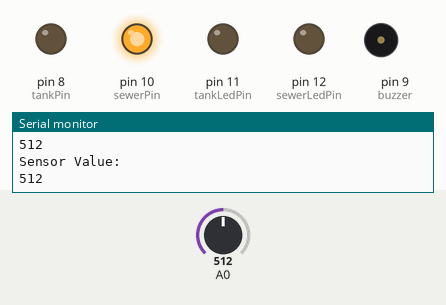
Recording of a sketch running on a simulated Arduino Uno, built with avr-gcc and run on an emulated ATmega328P. Shown: output pins drawn as LEDs (lit = HIGH), buzzer (waves = sounding, pin HIGH), the last lines printed to the serial monitor. The inputs (shaded band) are chosen by the test bench; at power-on: A0 = 512.

Above: at 1.2 s.
1.3 s: A0 set to 591
2.8 s: A0 set to 618
At 3.7 s:
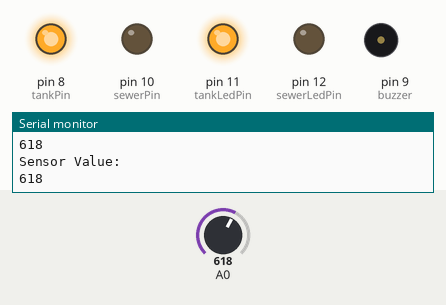
5.8 s: A0 set to 590
At 7.6 s:
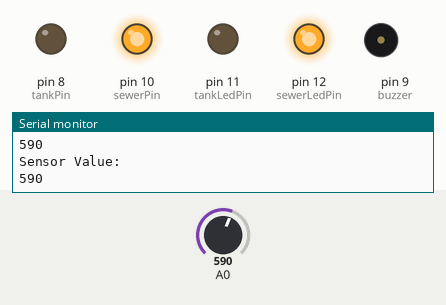
7.9 s: A0 set to 610
At 8.06 s:
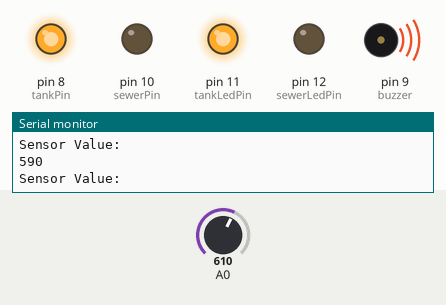
10.9 s: A0 set to 511
At 11.4 s:
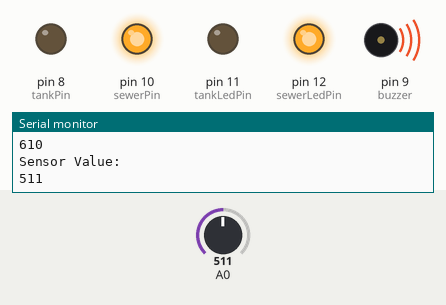
Timing chart, 0 to 13.9 s (numbered marks = the images above; inputs shaded):
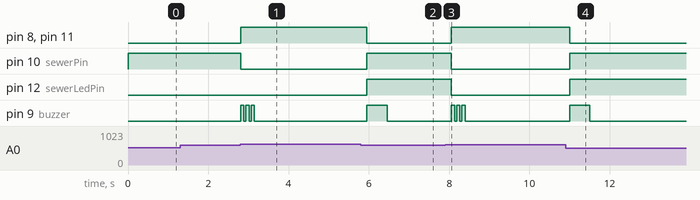

Measured:
- the behaviour switches between 599 and 600 on A0 (found by bisection; images 0 and 1)
- after the input at 2.8 s, pin 8 (tankPin), pin 11 (tankLedPin): LOW → HIGH at once; pin 10 (sewerPin): HIGH → LOW at once; pin 9 (buzzer): alternates HIGH for 0.08 s and LOW for 0.05 s, 6 changes in all, then stays LOW, starting at once
- after the input at 5.8 s, pin 8 (tankPin), pin 11 (tankLedPin): HIGH → LOW after 0.15 s; pin 10 (sewerPin), pin 12 (sewerLedPin): LOW → HIGH after 0.15 s; pin 9 (buzzer): LOW → HIGH after 0.15 s, → LOW 0.50 s later
- after the input at 7.9 s, pin 8 (tankPin), pin 11 (tankLedPin): LOW → HIGH after 0.16 s; pin 10 (sewerPin), pin 12 (sewerLedPin): HIGH → LOW after 0.16 s; pin 9 (buzzer): alternates HIGH for 0.08 s and LOW for 0.05 s, 6 changes in all, then stays LOW, starting after 0.16 s
- after the input at 10.9 s, pin 8 (tankPin), pin 11 (tankLedPin): HIGH → LOW after 0.10 s; pin 10 (sewerPin), pin 12 (sewerLedPin): LOW → HIGH after 0.10 s; pin 9 (buzzer): LOW → HIGH after 0.10 s, → LOW 0.50 s later

The sketch:

watermizer_code.ino
```cpp
// Watermizer Arduino code. Aryan A. 04/30/2024
int sewerPin = 10;
int tankPin = 8;
int tankLedPin = 11;
int sewerLedPin = 12;
int buzzer = 9;
boolean qualityBad = true;


void setup() {
  // setup code here, to run once:
  pinMode(sewerPin, OUTPUT);
  pinMode(sewerLedPin, OUTPUT);
  pinMode(tankPin, OUTPUT);
  pinMode(tankLedPin, OUTPUT);
  pinMode(buzzer, OUTPUT);

  Serial.begin(9600);

  //start with Sewer valve open always.
  digitalWrite(sewerPin, HIGH);
  digitalWrite(tankPin, LOW);

}

void loop() {
//check the Torbidy sensor value
int waterQuality = analogRead(A0);
printWaterQuality(waterQuality);

if (waterQuality < 600){
  //water is bad, send it to sewer
  if (!qualityBad){ // take action only if quality was good before
  waterToSewer();
  qualityBad = true;
  }

} else {
  //water is clean, send it to tank
  if (qualityBad){ // take action only if quality was bad before
  waterToTank();
  qualityBad = false;
  }

}

delay(200); //slower the reaction/sensing time

}

void printWaterQuality(int waterQuality){
  Serial.println ("Sensor Value: ");
  Serial.println (waterQuality);
  Serial.println();
}


void waterToSewer() {
  //close tank valve, open sewer valve
  digitalWrite(sewerPin, HIGH);
  digitalWrite(tankPin, LOW);
  digitalWrite(sewerLedPin, HIGH);
  digitalWrite(tankLedPin, LOW);
  buzz();
}

void waterToTank() {
  //open tank valve, close sewer valve
  digitalWrite(tankPin, HIGH);
  digitalWrite(sewerPin, LOW);
  digitalWrite(tankLedPin, HIGH);
  digitalWrite(sewerLedPin, LOW);
  buzz2();
}

void buzz() { // single buzzer for dirty water
  digitalWrite(buzzer, HIGH);
  delay(500);
  digitalWrite(buzzer, LOW);
}
void buzz2() { // pattern buzzer for clean water
  digitalWrite(buzzer, HIGH);
  delay(80);
  digitalWrite(buzzer, LOW);
  delay(50);
  digitalWrite(buzzer, HIGH);
  delay(80);
  digitalWrite(buzzer, LOW);
  delay(50);
  digitalWrite(buzzer, HIGH);
  delay(80);
  digitalWrite(buzzer, LOW);
}

void shutWater() {
  // close both valves
  digitalWrite(tankPin, LOW);
  digitalWrite(sewerPin, LOW);
  digitalWrite(tankLedPin, LOW);
  digitalWrite(sewerLedPin, LOW);
}
```
